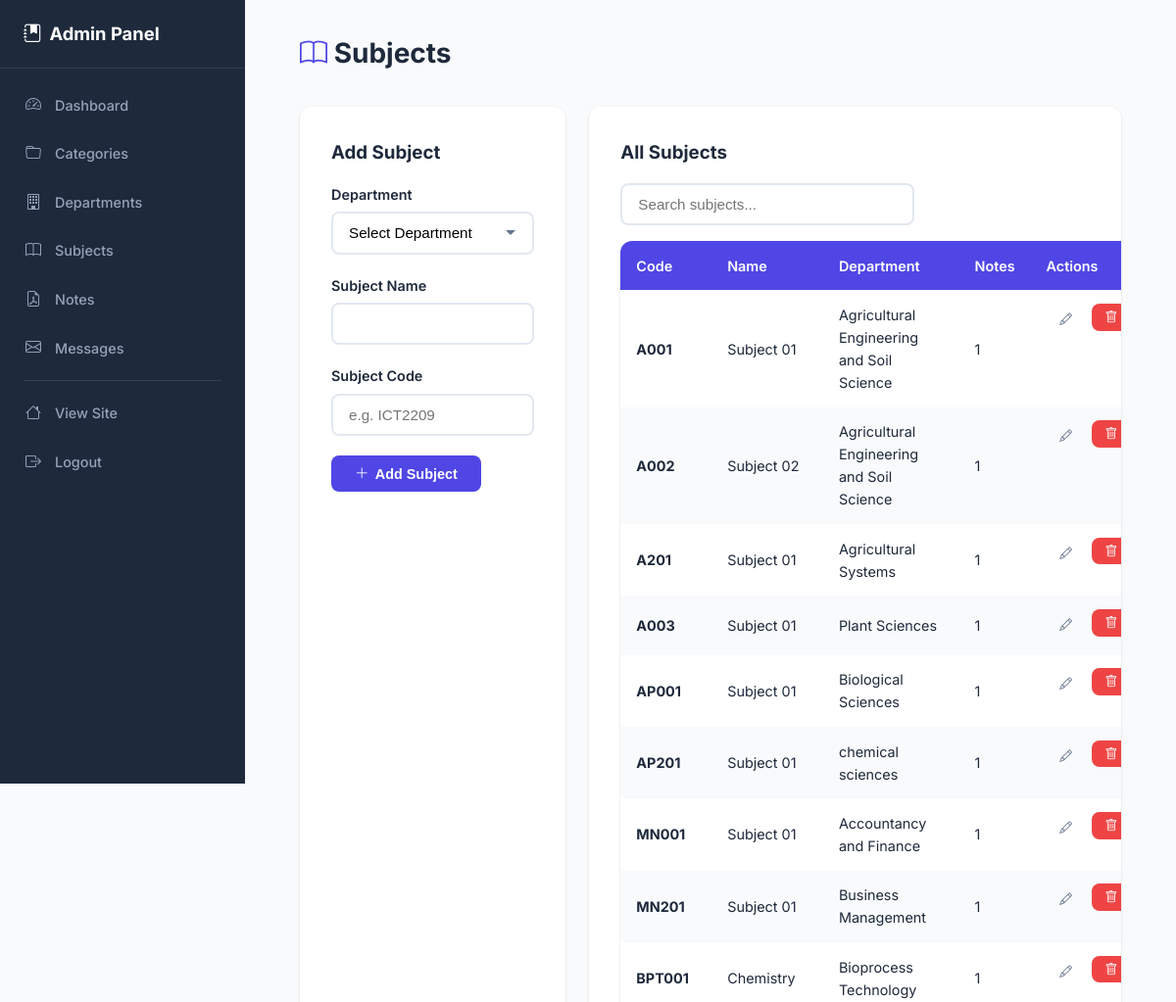
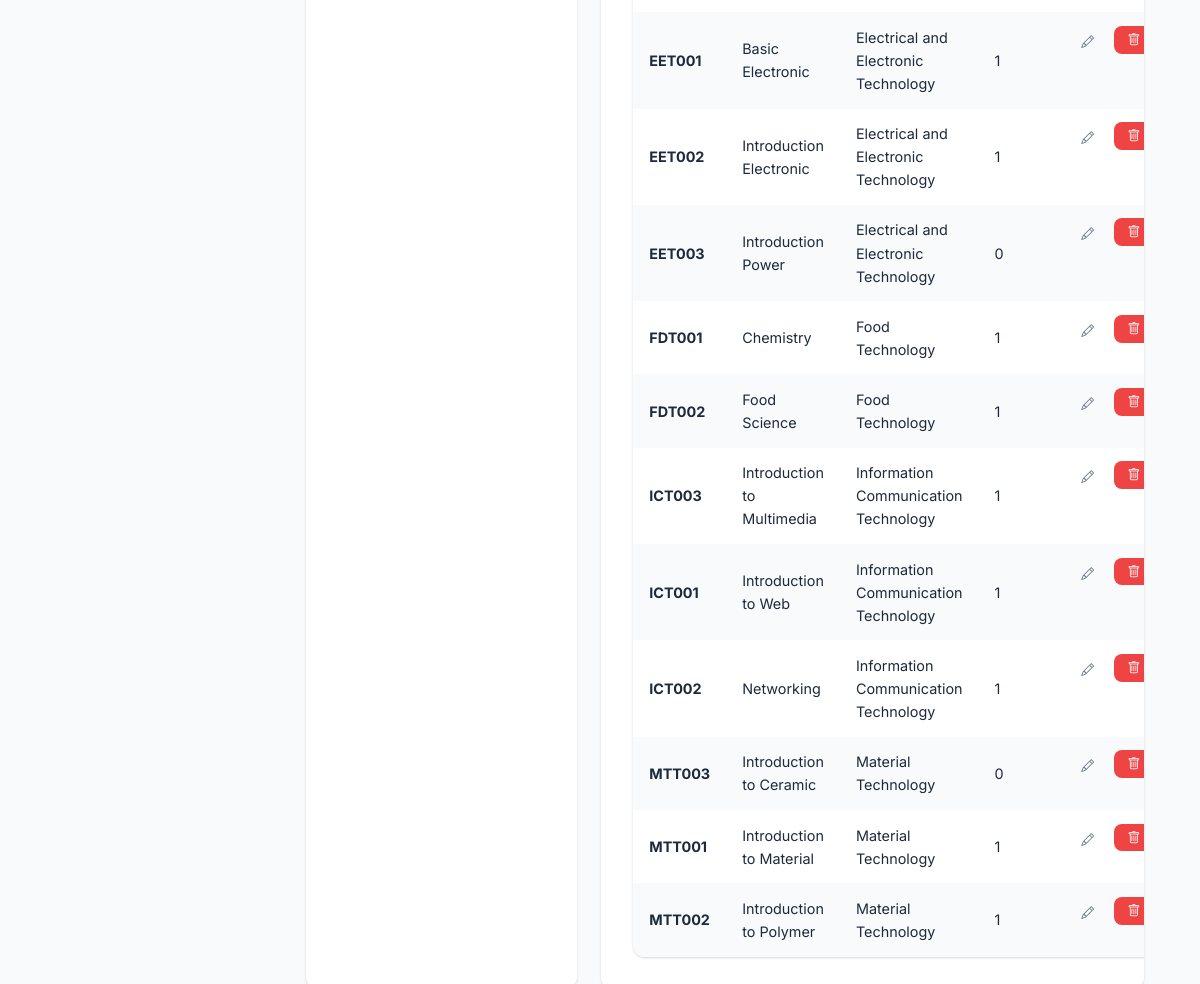
The app's page /admin/subjects.php (signed in) with its own data (2 pictures, top to bottom).
### tables this page shows
CREATE TABLE subjects (
    id INT AUTO_INCREMENT PRIMARY KEY,
    department_id INT NOT NULL,
    name VARCHAR(150) NOT NULL,
    code VARCHAR(20),
    created_at TIMESTAMP DEFAULT CURRENT_TIMESTAMP,
    FOREIGN KEY (department_id) REFERENCES departments(id) ON DELETE CASCADE
);

CREATE TABLE departments (
    id INT AUTO_INCREMENT PRIMARY KEY,
    category_id INT NOT NULL,
    name VARCHAR(100) NOT NULL,
    description TEXT,
    created_at TIMESTAMP DEFAULT CURRENT_TIMESTAMP,
    FOREIGN KEY (category_id) REFERENCES categories(id) ON DELETE CASCADE
);

### admin/subjects.php (the view, shortened to what this page needs)
<?php
require_once '../includes/db.php';
$editSub = null;
$subjects = $conn->query("SELECT s.*, d.name as dept_name, c.name as cat_name, (SELECT COUNT(*) FROM notes WHERE subject_id = s.id) as note_count FROM subjects s JOIN departments d ON s.department_id = d.id JOIN categories c ON d.category_id = c.id ORDER BY c.name, d.name, s.name");
?>
<!DOCTYPE html>
<html lang="en">
<head>
    <link rel="stylesheet" href="../css/style.css?v=<?= filemtime(__DIR__ . '/../css/style.css') ?>">
    <link rel="stylesheet" href="https://cdn.jsdelivr.net/npm/bootstrap-icons@1.11.3/font/bootstrap-icons.min.css">
</head>
<body>
<?php include '../includes/admin_nav.php'; ?>
<div class="admin-main">
<div class="page-wrapper">
    <div class="container">
        <div class="page-header">
            <h1><i class="bi bi-book" style="color:var(--primary);"></i> Subjects</h1>
        </div>
        <div class="grid-form-table">
            <div class="card-box">
                <h3 style="margin-bottom:1rem;"><?= $editSub ? 'Edit Subject' : 'Add Subject' ?></h3>
                <form action="" method="POST">
                    <div class="form-group">
                        <label>Department</label>
                        <select name="department_id" class="form-control" required>
                            <option value="">Select Department</option>
                        </select>
                    </div>
                    <div class="form-group">
                        <label>Subject Name</label>
                        <input type="text" name="name" class="form-control" required value="<?= htmlspecialchars($editSub['name'] ?? '') ?>">
                    </div>
                    <div class="form-group">
                        <label>Subject Code</label>
                        <input type="text" name="code" class="form-control" placeholder="e.g. ICT2209" value="<?= htmlspecialchars($editSub['code'] ?? '') ?>">
                    </div>
                    <?php if ($editSub): ?>
                    <button type="submit" class="btn btn-primary"><i class="bi bi-check-lg"></i> Update Subject</button>
                    <a href="subjects.php" class="btn btn-ghost"><i class="bi bi-x-lg"></i> Cancel</a>
                    <?php else: ?>
                    <button type="submit" class="btn btn-primary"><i class="bi bi-plus-lg"></i> Add Subject</button>
                    <?php endif; ?>
                </form>
            </div>
            <div class="card-box" style="overflow-x:auto;">
                <h3 style="margin-bottom:1rem;">All Subjects</h3>
                <input type="text" id="liveSearch" placeholder="Search subjects..." class="form-control" style="margin-bottom:1rem; max-width:300px;">
                <table class="admin-table">
                    <thead>
                        <tr><th>Code</th><th>Name</th><th>Department</th><th>Notes</th><th>Actions</th></tr>
                    </thead>
                    <tbody>
                        <?php while ($sub = $subjects->fetch_assoc()): ?>
                        <tr class="filterable-item">
                            <td><strong><?= htmlspecialchars($sub['code']) ?></strong></td>
                            <td><?= htmlspecialchars($sub['name']) ?></td>
                            <td><?= htmlspecialchars($sub['dept_name']) ?></td>
                            <td><?= $sub['note_count'] ?></td>
                            <td class="actions">
                                <a href="subjects.php?edit=<?= $sub['id'] ?>" class="btn btn-sm btn-ghost" title="Edit"><i class="bi bi-pencil"></i></a>
                                <?php $delMsg = htmlspecialchars(json_encode("Delete \"{$sub['name']}\"?\n\nThis will also permanently delete {$sub['note_count']} note(s).", JSON_UNESCAPED_SLASHES | JSON_UNESCAPED_UNICODE)); ?>
                                <form method="POST" style="display:inline;" onsubmit="return confirm(<?= $delMsg ?>);">
                                    <button type="submit" class="btn btn-sm btn-danger" title="Delete"><i class="bi bi-trash"></i></button>
                                </form>
                            </td>
                        </tr>
                        <?php endwhile; ?>
                    </tbody>
                </table>
            </div>
        </div>
    </div>
</div>
</div>
</body>
</html>

### css/style.css (style rules this page uses)
:root { --primary: #4f46e5; --primary-dark: #4338ca; --primary-light: #818cf8; --secondary: #0ea5e9; --accent: #f59e0b; --success: #10b981; --danger: #ef4444; --warning: #f59e0b; --dark: #1e293b; --gray: #64748b; --light-gray: #e2e8f0; --bg: #f8fafc; --white: #ffffff; --shadow: 0 1px 3px rgba(0,0,0,0.1), 0 1px 2px rgba(0,0,0,0.06); --shadow-md: 0 4px 6px rgba(0,0,0,0.1), 0 2px 4px rgba(0,0,0,0.06); --shadow-lg: 0 10px 15px rgba(0,0,0,0.1), 0 4px 6px rgba(0,0,0,0.05); --radius: 12px; --radius-sm: 8px; --transition: all 0.3s ease; }
* { margin: 0; padding: 0; box-sizing: border-box; }
body { font-family: 'Inter', -apple-system, BlinkMacSystemFont, 'Segoe UI', Roboto, sans-serif; background: var(--bg); color: var(--dark); line-height: 1.6; min-height: 100vh; }
a { text-decoration: none; color: var(--primary); transition: var(--transition); }
.container { max-width: 1200px; margin: 0 auto; padding: 0 1.5rem; }
.page-wrapper { padding: 2rem 0; min-height: calc(100vh - 200px); }
.page-header { display: flex; justify-content: space-between; align-items: center; margin-bottom: 2rem; flex-wrap: wrap; gap: 1rem; }
.page-header h1 { font-size: 1.75rem; font-weight: 700; }
.btn { display: inline-flex; align-items: center; gap: 0.4rem; padding: 0.65rem 1.5rem; border: none; border-radius: var(--radius-sm); font-size: 0.9rem; font-weight: 600; cursor: pointer; transition: var(--transition); text-align: center; justify-content: center; }
.btn-primary { background: var(--primary); color: var(--white); }
.btn-danger { background: var(--danger); color: var(--white); }
.btn-ghost { background: transparent; color: var(--gray); }
.btn-sm { padding: 0.4rem 0.85rem; font-size: 0.8rem; }
.form-group { margin-bottom: 1.25rem; }
.form-group label { display: block; font-weight: 600; margin-bottom: 0.4rem; font-size: 0.9rem; color: var(--dark); }
.form-control { width: 100%; padding: 0.7rem 1rem; border: 2px solid var(--light-gray); border-radius: var(--radius-sm); font-size: 0.95rem; outline: none; transition: var(--transition); background: var(--white); }
select.form-control { appearance: none; background-repeat: no-repeat; background-position: right 1rem center; padding-right: 2.5rem; }
.card-box { background: var(--white); border-radius: var(--radius); padding: 2rem; box-shadow: var(--shadow); }
.grid-form-table { display: grid; grid-template-columns: 1fr 2fr; gap: 1.5rem; }
.admin-table { width: 100%; border-collapse: collapse; background: var(--white); border-radius: var(--radius); overflow: hidden; box-shadow: var(--shadow); }
.admin-table th, .admin-table td { padding: 0.85rem 1rem; text-align: left; font-size: 0.9rem; }
.admin-table th { background: var(--primary); color: var(--white); font-weight: 600; }
.admin-table tr:nth-child(even) { background: #f8fafc; }
.admin-table .actions { display: flex; gap: 0.4rem; }
.admin-main { margin-left: 250px; min-height: 100vh; background: var(--bg); }
.admin-main .page-wrapper { padding: 2rem; }

### records on screen
subjects: code "A001", name "Subject 01", department.name "Agricultural Engineering and Soil Science", note_count "1"
subjects: code "A002", name "Subject 02", department.name "Agricultural Engineering and Soil Science", note_count "1"
subjects: code "A201", name "Subject 01", department.name "Agricultural Systems", note_count "1"
subjects: code "A003", name "Subject 01", department.name "Plant Sciences", note_count "1"
subjects: code "AP001", name "Subject 01", department.name "Biological Sciences", note_count "1"
subjects: code "AP201", name "Subject 01", department.name "chemical sciences", note_count "1"
subjects: code "MN001", name "Subject 01", department.name "Accountancy and Finance", note_count "1"
subjects: code "MN201", name "Subject 01", department.name "Business Management", note_count "1"
subjects: code "BPT001", name "Chemistry", department.name "Bioprocess Technology", note_count "1"
subjects: code "EET001", name "Basic Electronic", department.name "Electrical and Electronic Technology", note_count "1"
subjects: code "EET002", name "Introduction Electronic", department.name "Electrical and Electronic Technology", note_count "1"
subjects: code "EET003", name "Introduction Power", department.name "Electrical and Electronic Technology", note_count "0"
subjects: code "FDT001", name "Chemistry", department.name "Food Technology", note_count "1"
subjects: code "FDT002", name "Food Science", department.name "Food Technology", note_count "1"
subjects: code "ICT003", name "Introduction to Multimedia", department.name "Information Communication Technology", note_count "1"
subjects: code "ICT001", name "Introduction to Web", department.name "Information Communication Technology", note_count "1"
subjects: code "ICT002", name "Networking", department.name "Information Communication Technology", note_count "1"
subjects: code "MTT003", name "Introduction to Ceramic", department.name "Material Technology", note_count "0"
subjects: code "MTT001", name "Introduction to Material", department.name "Material Technology", note_count "1"
subjects: code "MTT002", name "Introduction to Polymer", department.name "Material Technology", note_count "1"
